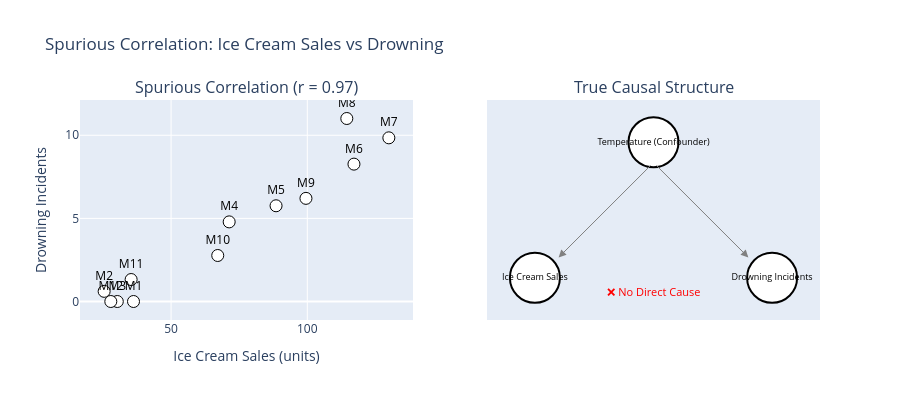

Notebook cell for this chart:
### Markdown cell above
---

## Part 1. 함께 움직이는 것 vs 원인이 되는 것

---

## 5.1 왜 구분이 중요한가?

### 핵심 차이

| 구분 | 함께 움직임 (상관관계) | 원인이 됨 (인과관계) |
|------|----------------------|---------------------|
| 뜻 | 같이 오르락내리락 함 | 한쪽이 다른 쪽을 **만들어냄** |
| 방향 | 양쪽 다 가능 (X ↔ Y) | 한쪽 방향만 (X → Y) |
| 조작했을 때 | 변화 없을 수도 있음 | **변화 생김** (X를 바꾸면 Y가 변함) |
| 기획 활용 | 지켜보기만 (제한적) | 정책 만들기 (**핵심**) |
| 확인 방법 | 데이터로 패턴 찾기 | 실험하거나 원인 찾기 |

### 기획에서 왜 중요할까?

> 기획의 핵심 질문: **"이걸 하면 저게 될까?"**  
> 이 질문에 제대로 답하려면 단순히 "함께 움직이는 것"이 아니라 **"진짜 원인"**을 찾아야 한다.

### 착각하면 생기는 문제

1. 효과 없는 일에 돈과 시간을 **버린다**
2. 진짜 문제를 못 찾아서 **계속 똑같은 문제**가 생긴다
3. 예상 못한 **나쁜 결과**가 생긴다

**예시:** "아이스크림이 많이 팔리면 익사 사고가 늘어난다"는 데이터를 보고 아이스크림 판매를 막으면? → 효과 없음. 진짜 원인은 더운 날씨!

---

### Code cell
# 가짜 관계 시뮬레이션: 아이스크림 판매와 익사 사고
np.random.seed(42)

months = np.arange(1, 13)
# 교란변수: 기온 (여름에 높음)
temperature = 5 + 20 * np.sin((months - 4) * np.pi / 6) + np.random.normal(0, 2, 12)
temperature = np.clip(temperature, -5, 38)

# 아이스크림 판매: 기온에 영향 받음
ice_cream = 50 + 3 * temperature + np.random.normal(0, 5, 12)

# 익사 사고: 기온에 영향 받음 (수영 증가)
drowning = 2 + 0.3 * temperature + np.random.normal(0, 1, 12)
drowning = np.clip(drowning, 0, None)

# 상관계수 계산
corr_ice_drown = np.corrcoef(ice_cream, drowning)[0, 1]

fig = make_subplots(
    rows=1, cols=2,
    subplot_titles=(
        f'Spurious Correlation (r = {corr_ice_drown:.2f})',
        'True Causal Structure'
    )
)

# 왼쪽: 상관관계 산점도
fig.add_trace(
    go.Scatter(
        x=ice_cream, y=drowning, mode='markers+text',
        marker=dict(size=12, color='white', line=dict(color='black', width=1)),
        text=[f'M{m}' for m in months],
        textposition='top center',
        textfont=dict(size=12, color='black'),
        name='Monthly Data'
    ),
    row=1, col=1
)
fig.update_xaxes(title_text='Ice Cream Sales (units)', row=1, col=1)
fig.update_yaxes(title_text='Drowning Incidents', row=1, col=1)

# 오른쪽: DAG 구조
# 노드
dag_nodes = [
    {'x': 2, 'y': 3, 'text': 'Temperature\n(Confounder)', 'color': 'black'},
    {'x': 1, 'y': 1, 'text': 'Ice Cream\nSales', 'color': 'black'},
    {'x': 3, 'y': 1, 'text': 'Drowning\nIncidents', 'color': 'black'}
]

for node in dag_nodes:
    fig.add_trace(
        go.Scatter(
            x=[node['x']], y=[node['y']], mode='markers+text',
            marker=dict(size=50, color='white', line=dict(color='black', width=2)),
            text=[node['text']], textposition='middle center',
            textfont=dict(size=9, color='black'),
            showlegend=False
        ),
        row=1, col=2
    )

# 화살표
for ax, ay, x, y in [(2, 2.7, 1.2, 1.3), (2, 2.7, 2.8, 1.3)]:
    fig.add_annotation(
        x=x, y=y, ax=ax, ay=ay,
        xref='x2', yref='y2', axref='x2', ayref='y2',
        showarrow=True, arrowhead=2, arrowsize=1.5, arrowcolor='gray'
    )

# X 표시 (직접 인과관계 없음)
fig.add_annotation(
    x=2, y=0.8, text='❌ No Direct Cause',
    xref='x2', yref='y2', showarrow=False,
    font=dict(size=11, color='red')
)

fig.update_xaxes(showgrid=False, zeroline=False, showticklabels=False, row=1, col=2)
fig.update_yaxes(showgrid=False, zeroline=False, showticklabels=False, row=1, col=2)

fig.update_layout(height=400, showlegend=False,
                  title_text='Spurious Correlation: Ice Cream Sales vs Drowning')
fig.show()

print(f"💡 아이스크림 판매와 익사 사고의 상관계수: r = {corr_ice_drown:.2f} (강한 정적 상관)")
print("   그러나 아이스크림이 익사를 유발하는 것이 아니다!")
print("   기온(교란변수)이 두 변수 모두에 영향을 미치는 가짜 관계")

### Figure 1 — Plotly figure (JSON) as saved in the notebook; plotly's stock layout.template omitted (floating-point values rounded to 4 significant figures)
{"data": [{"marker": {"color": "white", "line": {"color": "black", "width": 1}, "size": 12}, "mode": "markers+text", "name": "Monthly Data", "text": ["M1", "M2", "M3", "M4", "M5", "M6", "M7", "M8", "M9", "M10", "M11", "M12"], "textfont": {"color": "black", "size": 12}, "textposition": "top center", "type": "scatter", "x": [36.21, 25.43, 30.26, 71.33, 88.53, 117.1, 129.9, 114.5, 99.51, 67.13, 35.34, 27.88], "xaxis": "x", "y": [0.0, 0.6109, 0.0, 4.79, 5.759, 8.264, 9.846, 11.01, 6.205, 2.768, 1.323, 0.0], "yaxis": "y"}, {"marker": {"color": "white", "line": {"color": "black", "width": 2}, "size": 50}, "mode": "markers+text", "showlegend": false, "text": ["Temperature\n(Confounder)"], "textfont": {"color": "black", "size": 9}, "textposition": "middle center", "type": "scatter", "x": [2], "xaxis": "x2", "y": [3], "yaxis": "y2"}, {"marker": {"color": "white", "line": {"color": "black", "width": 2}, "size": 50}, "mode": "markers+text", "showlegend": false, "text": ["Ice Cream\nSales"], "textfont": {"color": "black", "size": 9}, "textposition": "middle center", "type": "scatter", "x": [1], "xaxis": "x2", "y": [1], "yaxis": "y2"}, {"marker": {"color": "white", "line": {"color": "black", "width": 2}, "size": 50}, "mode": "markers+text", "showlegend": false, "text": ["Drowning\nIncidents"], "textfont": {"color": "black", "size": 9}, "textposition": "middle center", "type": "scatter", "x": [3], "xaxis": "x2", "y": [1], "yaxis": "y2"}], "layout": {"annotations": [{"font": {"size": 16}, "showarrow": false, "text": "Spurious Correlation (r = 0.97)", "x": 0.225, "xanchor": "center", "xref": "paper", "y": 1, "yanchor": "bottom", "yref": "paper"}, {"font": {"size": 16}, "showarrow": false, "text": "True Causal Structure", "x": 0.775, "xanchor": "center", "xref": "paper", "y": 1, "yanchor": "bottom", "yref": "paper"}, {"arrowcolor": "gray", "arrowhead": 2, "arrowsize": 1.5, "ax": 2, "axref": "x2", "ay": 2.7, "ayref": "y2", "showarrow": true, "x": 1.2, "xref": "x2", "y": 1.3, "yref": "y2"}, {"arrowcolor": "gray", "arrowhead": 2, "arrowsize": 1.5, "ax": 2, "axref": "x2", "ay": 2.7, "ayref": "y2", "showarrow": true, "x": 2.8, "xref": "x2", "y": 1.3, "yref": "y2"}, {"font": {"color": "red", "size": 11}, "showarrow": false, "text": "❌ No Direct Cause", "x": 2, "xref": "x2", "y": 0.8, "yref": "y2"}], "height": 400, "showlegend": false, "title": {"text": "Spurious Correlation: Ice Cream Sales vs Drowning"}, "xaxis": {"anchor": "y", "domain": [0, 0.45], "title": {"text": "Ice Cream Sales (units)"}}, "xaxis2": {"anchor": "y2", "domain": [0.55, 1], "showgrid": false, "showticklabels": false, "zeroline": false}, "yaxis": {"anchor": "x", "domain": [0, 1], "title": {"text": "Drowning Incidents"}}, "yaxis2": {"anchor": "x2", "domain": [0, 1], "showgrid": false, "showticklabels": false, "zeroline": false}}}
